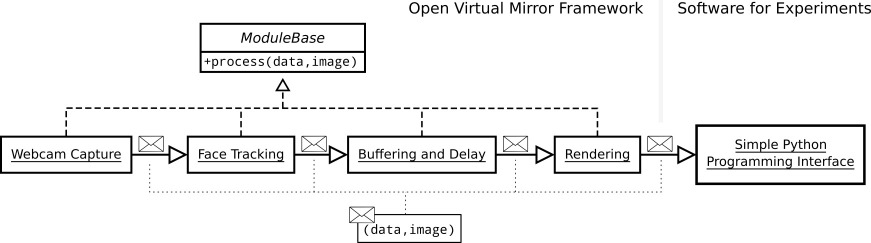
#> input picture data/pipeline_example.jpg, 871 x 243 px
$ python generate_json_for_animation.py ../data/pipeline_example.jpg ../data/pipeline_example.jpg
#> lines starting #> are read from the running program, lines starting #| are printed output that depends on the picture
### modules/input/video_input.py
import sys
from lib.module_base import ModuleBase, ProcessBase
import numpy as np
import cv2
from modules.input.webcam_input import WebcamInput
from lib.auxiliary import get_time_ms

class VideoInput(ModuleBase):

    current_frame = 0
    delay = 0.0
    images = None
    last_frame = None
    intrinsics = None

    def __init__(self, config,  **kwargs):

        super().__init__(config, **kwargs)

        if not 'video_filename' in config or config['video_filename'] == "":
            raise ValueError("VideoInput requires filename in config")

        print("Reading video from ", config['video_filename'])

        scale = float(config['scale']) if 'scale' in config else 1.0

        self.images = []
        vid = cv2.VideoCapture(config['video_filename'])
        width = int(vid.get(cv2.CAP_PROP_FRAME_WIDTH) * scale)
        height = int(vid.get(cv2.CAP_PROP_FRAME_HEIGHT) * scale)
        self.intrinsics = WebcamInput.guessIntrinsics(width, height)
        fps = int(vid.get(cv2.CAP_PROP_FPS))
        print('Video opened with resolution {0:d}x{1:d} and {2:d} fps.'.format(width, height, fps))
        hflip = False
        if ('video_input_hflip' in config and config['video_input_hflip']):
            print("Flipping video input horizontally.")
            hflip = True
        vflip = False
        if ('video_input_vflip' in config and config['video_input_vflip']):
            print("Flipping video input vertically.")
            vflip = True

        while True:
            ret, image = vid.read()
#> image is the input picture: shape (243, 871, 3); min 0, max 255, mean 240.8
            if not ret:
                break
            image = cv2.resize(image,(0,0), fx = scale, fy = scale)
            image = cv2.resize(image,(0,0), fx = scale, fy = scale)
            if hflip:
                image = cv2.flip(image, 1)
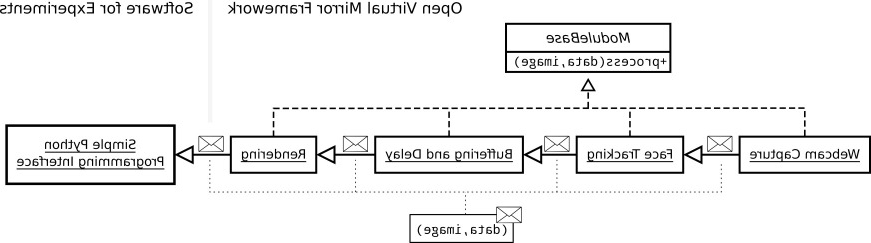
#> image: shape (243, 871, 3); min 0, max 255, mean 240.8
            if vflip:
                image = cv2.flip(image, 0)
            self.images.append(image)
        print('Read ' + str(len(self.images)) + " frames.")

        if 'fps' in config:
            self.delay = 1.0 / float(config['fps'])

    def get_num_frames(self):
        return len(self.images)

    # [22 lines left out: function process, not called in this run]


Module = ProcessBase(VideoInput)

### lib/module_base.py
import time, os, sys, json
from pathlib import Path
import traceback
from contextlib import contextmanager
from multiprocessing import Process

dir = Path(__file__).resolve().parents[1]
if not str(dir) in sys.path:
    sys.path.append(str(dir))
from lib.connection import Sender, Receiver
import lib.auxiliary as aux


class ModuleBase():

    poll_timeout = 0
    module_measurement = True

    def __init__(self, config):
        '''
        Base class for a processing filter within the virtual mirror pipeline. The filter function can be implemented by overwriting the process function.

        Typically, the packages are forwarded though the pipeline as specified by the pipelines config file using socket connections such that every filter is started in its own process. However, by creating the objects and calling the processing function explicitly, the socket mechanism can be bypassed. To this end, socket creation and connection can be skipped.

        sockets determines if this module is using communication via sockets.

        queue_size determines the size of the receiver's queue sizes

        drop_images_before_processing causes incoming images to be dropped before processing for performance reasons
        '''
        self.config = config
        self.use_sockets = config['use_sockets']
        if self.use_sockets:
            self.receiver = None
            try:
                self.receiver = dict()
                for type, address in config['receive'].items():
                    self.receiver[type] = Receiver(address=address, type=type, queue_size = config['queue_size'])[type]
            except RuntimeError as e:
                print(e)
            except KeyError:
                pass
            try:
                self.control_command_receiver = Receiver(address = config['control_commands'], type='control_cmds', queue_size=0)['control_cmds']
            except RuntimeError as e:
                self.control_command_receiver = None
                print(e)
            try:
                self.sender = Sender(address = config['address'])
            except RuntimeError as e:
                self.sender = None
                print(e)
        else:
            self.receiver = None
            self.sender = None
            self.control_command_receiver = None

    # [75 lines left out: functions process, process_control_commands, add_time_measurement, process_and_measure, update, run, not called in this run]

    def finalize(self):
        pass


# [41 lines left out: functions loadConfig, output_redirected, not called in this run]


class ProcessBase(Process):
    """
    Base class for pipeline module starter. Used to launch modul by start script.
    """
    def __init__(self, Cls, *args, **kwargs):
        self.Cls = Cls
        self.args = args
        self.kwargs = kwargs

    # [4 lines left out: function start, not called in this run]

    def main(self):
        m = self.Cls(self.config, *self.args, **self.kwargs)
        m.run()

    # [8 lines left out: function run, not called in this run]

### lib/auxiliary.py
import time
import pathlib
import os
import ctypes

# Windows
# https://docs.microsoft.com/en-us/windows/win32/api/sysinfoapi/nf-sysinfoapi-gettickcount64
# Linux
# https://linux.die.net/man/3/clock_gettime
# Python
# https://www.python.org/dev/peps/pep-0418/#time-monotonic
def get_time_ms():
    #return int(time.clock_gettime(time.CLOCK_MONOTONIC)*1000)

    if os.name == 'nt':
        return  ctypes.windll.kernel32.GetTickCount64()
    elif os.name == 'posix':
        return int(time.monotonic() * 1000 )
    else:
        raise RuntimeError('No monotonic timer implemented for this platform.')

# [11 lines left out: function compute_elapsed_time, not called in this run]

    #print("Time elapsed: " + str(data['times'][name]))

### modules/input/webcam_input.py
import time
from threading import Thread, Lock, Event
from platform import system as pf_system
from math import log2, ceil
import cv2

from lib.auxiliary import get_time_ms
from lib.module_base import ModuleBase, ProcessBase

USE_SELF_ESTIMATED_TIMESTAMP = True

# TODO: Print out FOURCC code instead of number

class WebcamInput(ModuleBase):

    camera = None
    scale = 1
    delay = 0
    last_send = get_time_ms()
    running = False
    image = None
    timestamp = None
    new_image = Event()
    lock = Lock()


    # fourcc = 'YUYV' OR 'MJPG'
    # [126 lines left out: functions __init__, process, run_capture, capture_image, not called in this run]


    def guessIntrinsics(frame_width, frame_height):
        cx = frame_width / 2.0
        cy = frame_height / 2.0
        fx = 500.0 * (frame_width / 640.0)
        fy = 500.0 * (frame_height / 480.0)

        fx = (fx + fy) / 2.0
        fy = fx

        return (fx, fy, cx, cy)

Module = ProcessBase(WebcamInput)

### tools/generate_json_for_animation.py
import sys
from pathlib import Path
ovmf_base_path = '/home/bzfgrewe/projects/ovmf/'
sys.path.append(str(Path(__file__).parents[1]))
from modules.input.video_input import VideoInput
from modules.openface.openface_tracker import OpenFaceTracker
from modules.openface.openface_remapper import OpenFaceRemapper
from modules.utils.smoothing import Smoothing
from modules.utils.image_preview import ImagePreview
from modules.utils.fade_in import FadeIn
from modules.utils.expression_scaling import ExpressionScaling
from modules.utils.json_disk_writer import JSONDiskWriter


# DOKUMENTATION
#
# Best to use videos with constant frame rate. Resampling can be achieved with ffmpeg:
#
# ffmpeg -i <input_video_file> -filter:v fps=30 -r 30 <output_video_file>
#
# Check framerate with
#
# ffprobe -v quiet -show_streams <input_video_file>  | grep avg_frame_rate


# Create config
config = {'use_sockets': False,
          'openface_tracker_parameters': '-wild -au_static',
          'video_filename': sys.argv[1],
          'json_filename': sys.argv[2],
          'smoothing_factor_au': 0.7,
          'smoothing_factor_pose': 0.7,
          'video_input_vflip': False,
          'video_input_hflip': True,
          'expressionscaling_au_scale': 1,
          # Decrease noise on sequence start, adjust to timing
          'fade_in_duration': 30
          }

modules = []
modules.append(
    VideoInput(config)
)
modules.append(
    ImagePreview(config)
)
modules.append(
    OpenFaceTracker(config)
)
modules.append(
    OpenFaceRemapper(config)
)
modules.append(
    FadeIn(config)
    )
modules.append(
    Smoothing(config)
    )
modules.append(
    ExpressionScaling(config)
    )
modules.append(
    JSONDiskWriter(config)
)

for i in range(modules[0].get_num_frames()):
    print('Processing frame:', i)
    data, image = None, None
    for m in modules:
        data, image = m.process(data, image, '')
    # print(data['au'])

for m in modules:
    m.finalize()

# reader = CSVDiskReader(au_file, None, config = config)
# smoother = Smoothing(config = config)
# smoother.dynamic_au_smoothing = False
# smoother.smoothing['au'] = 0.6
# smoother.smoothing['pose_rotation'] = 0.6
# smoother.smoothing['pose_location'] = 0.6
# remapper = FexMMRemapper(config = config)
